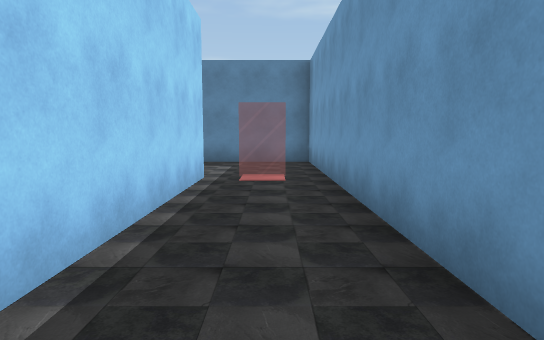
View 1 (above)

23 first-person views from a walk through a scene from a Unity 3-D project. The camera is 1.5 m above the floor, tilts 6° down and sees 75° across. The floor is counted in squares, 1.8 m on a side. Each view is taken from the middle of a square. On the plan, view 1 faces up. The plan holds only what a view shows up to about 12 squares ahead; the rest is blank. The place goes on beyond the plan. The player character is not drawn. Some surface patterns are stand-ins.

View 2
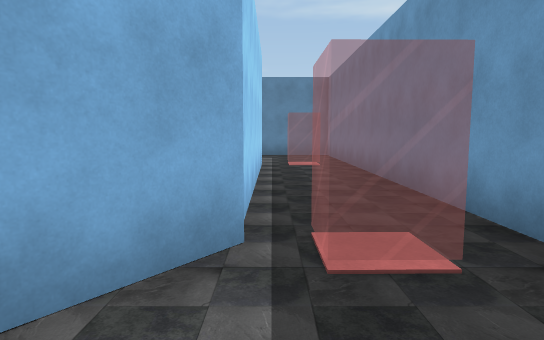

View 3
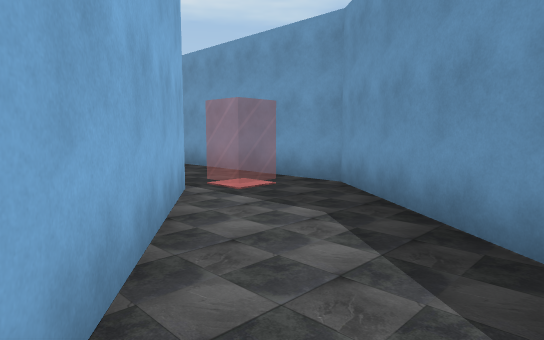

View 4
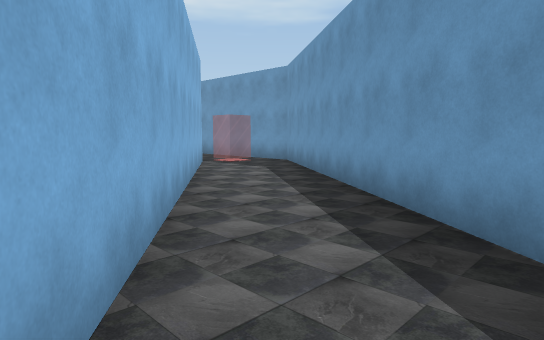

View 5
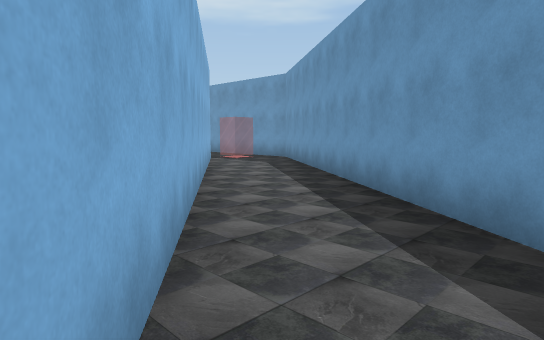

View 6
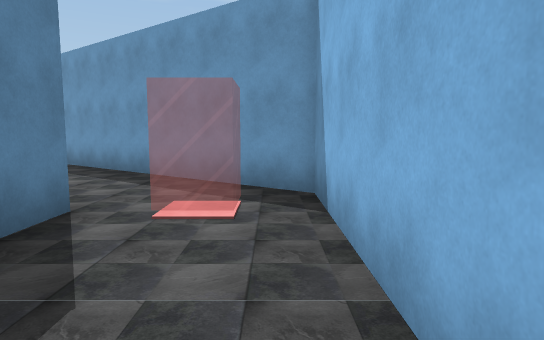

View 7
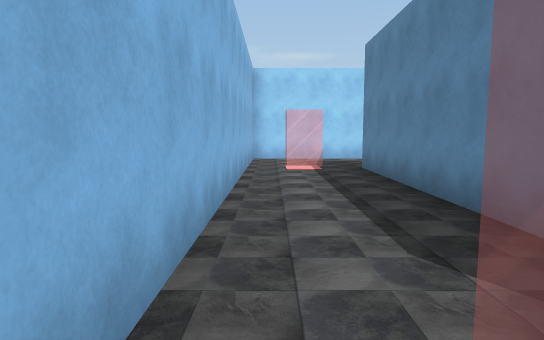

View 8
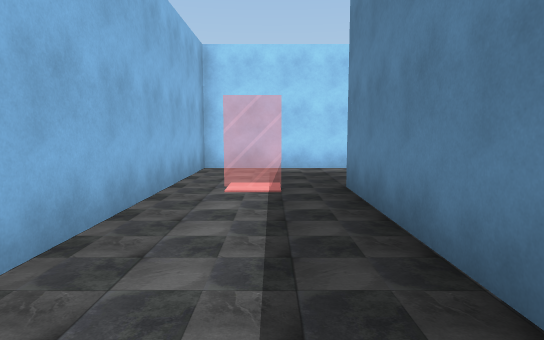

View 9
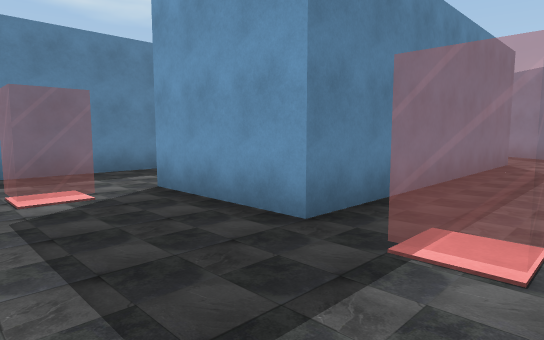

View 10
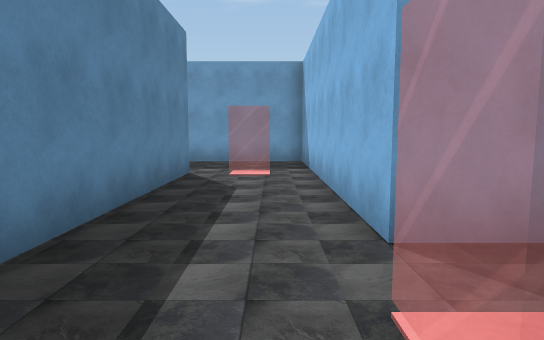

View 11
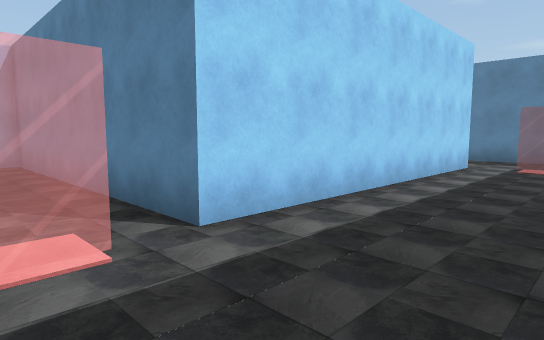

View 12
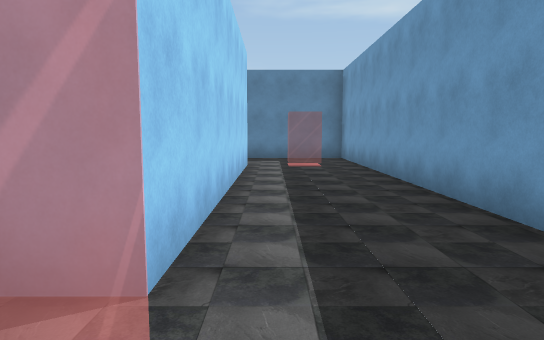

View 13
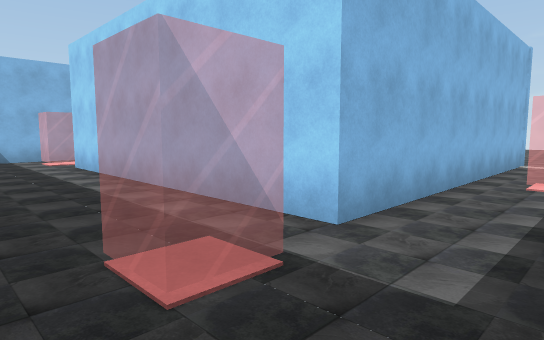

View 14
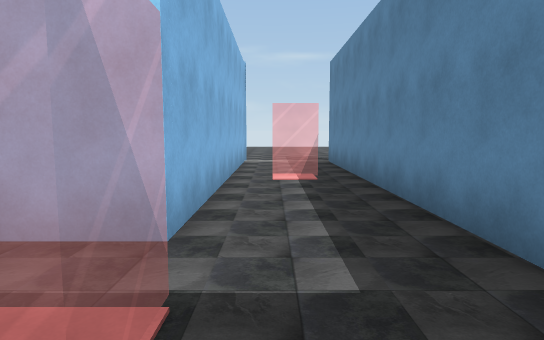

View 15
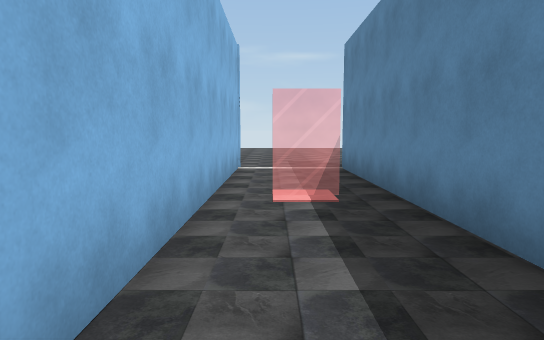

View 16
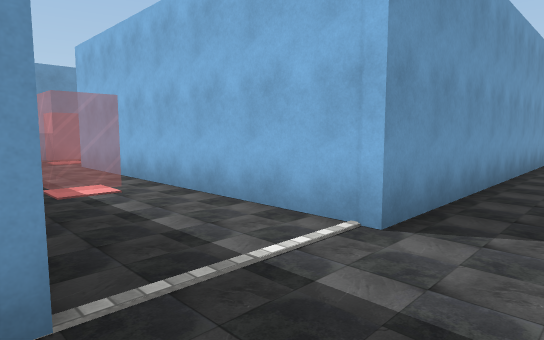

View 17
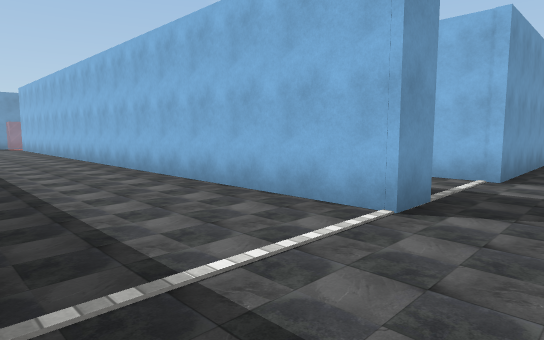

View 18
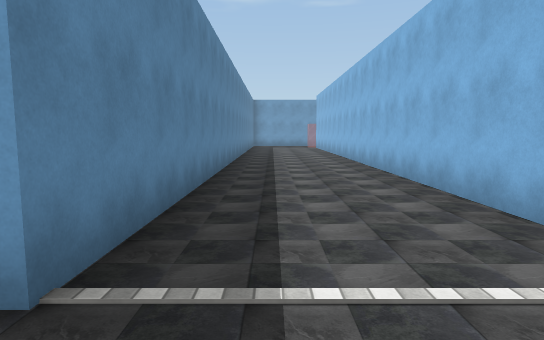

View 19
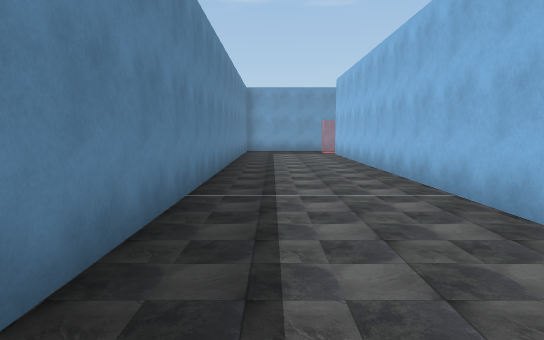

View 20
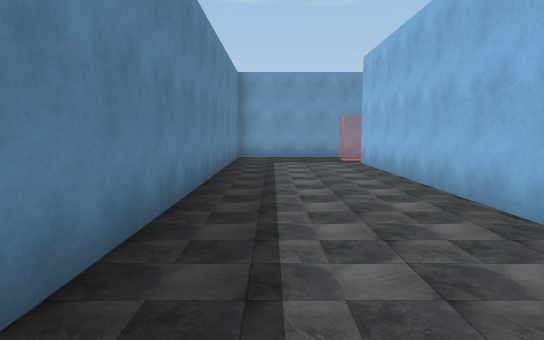

View 21
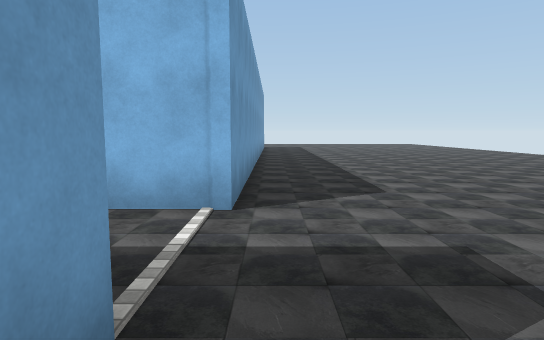

View 22
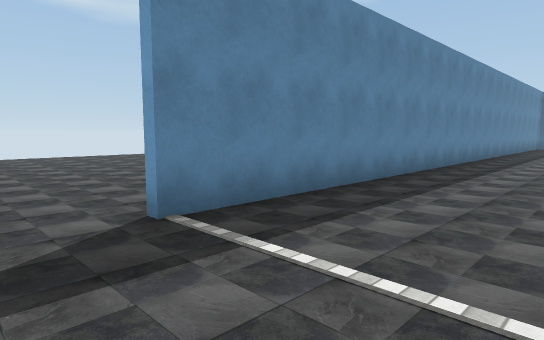

View 23
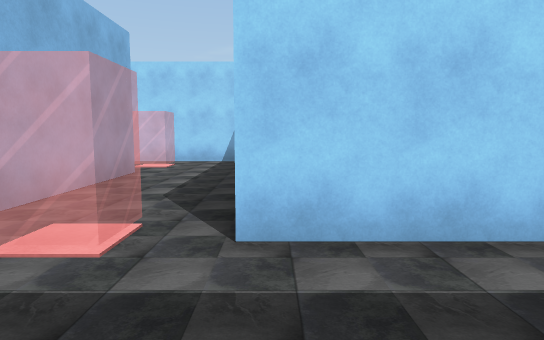

### Floor plan
Points are (right, up) in squares from view 1. A wall is a line through its corners. A room is listed if a view was taken in it or the views show most of it. See-through windows are left out.
Room 1 (views 1, 16, 17, 18, 19, 20, 21, 22)
walls: (-19.4, 5.7) (-19.4, 6.6) (-1.3, 6.6) (-1.3, 0.3); (-1.2, -0.4) (-1.8, -1.2); (0.5, -2.4) (1.1, -1.6) (1.1, 10.1) (-19.5, 10.1)
ways out: opening at (-1, -1) to room 2; opening at (-20.5, 6) to room 4; opening at (-20.5, 10)
objects: other object (0, -1); other object (0, 6) to (0, 7)
Room 2 (views 2, 3)
walls: (-1.8, -1.2) (-4.8, -5.2); (-2.5, -6.3) (0.5, -2.4)
ways out: opening at (-1, -1) to room 1; opening at (-4, -6) to room 3
Room 3 (view 4)
walls: (-4.8, -5.2) (-7.9, -9.4); (-5.6, -10.4) (-2.5, -6.3)
ways out: opening at (-4, -6) to room 2; opening at (-7, -10) to room 4
Room 4 (views 5, 6, 7, 8, 9, 10, 11, 12, 13, 14, 15, 23)
walls: (-19.6, -3.5) (-19.6, 3.2) (-11.6, 3.2) (-11.6, -4.3) (-19.3, -4.3) (-19.3, -12.6) (-7.2, -12.6) (-5.6, -10.4); (-8.3, -9.9) (-16.4, -9.9) (-16.4, -6.9) (-8.7, -6.9) (-8.7, 5.7) (-19.4, 5.7)
ways out: opening at (-20.5, 6) to room 1; opening at (-7, -10) to room 3; opening at (-21, -3)
objects: other object (-18, -7); other object (-16, -11); other object (-16, 4); other object (-12, -6); other object (-10, 3); other object (-8, -11)

Positions as (right, up) in squares from view 1, and headings:
1: (0, 0), facing up
2: (-1, -3), facing up
3: (-4, -5), facing up-right
4: (-7, -9), facing up-right
5: (-8, -10), facing up-right
6: (-12, -12), facing right
7: (-8, -12), facing left
8: (-11, -11), facing left
9: (-19, -12), facing up-right
10: (-19, -6), facing right
11: (-9, -6), facing up-left
12: (-11, -6), facing up
13: (-9, 5), facing down-left
14: (-9, 4), facing left
15: (-11, 4), facing left
16: (-21, 6), facing down-right
17: (-21, 10), facing down-right
18: (-21, 9), facing right
19: (-15, 9), facing right
20: (-11, 9), facing right
21: (-20, 7), facing down
22: (-21, 7), facing up-right
23: (-9, -4), facing left
